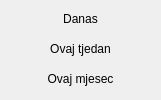
        <widget class="QWidget" name="scrollAreaWidgetContents_3">
         <property name="geometry">
          <rect>
           <x>0</x>
           <y>0</y>
           <width>161</width>
           <height>100</height>
          </rect>
         </property>
         <property name="sizePolicy">
          <sizepolicy hsizetype="Preferred" vsizetype="Maximum">
           <horstretch>0</horstretch>
           <verstretch>0</verstretch>
          </sizepolicy>
         </property>
         <layout class="QVBoxLayout" name="verticalLayout_7">
          <property name="spacing">
           <number>1</number>
          </property>
          <property name="leftMargin">
           <number>1</number>
          </property>
          <property name="topMargin">
           <number>1</number>
          </property>
          <property name="rightMargin">
           <number>1</number>
          </property>
          <property name="bottomMargin">
           <number>1</number>
          </property>
          <item>
           <widget class="QPushButton" name="pushButton_17">
            <property name="sizePolicy">
             <sizepolicy hsizetype="Minimum" vsizetype="Fixed">
              <horstretch>0</horstretch>
              <verstretch>0</verstretch>
             </sizepolicy>
            </property>
            <property name="text">
             <string>Danas</string>
            </property>
            <property name="icon">
             <iconset resource="../../resources/DonatForm.qrc">
              <normaloff>:/InDonat/Forms/images/dll-icon.jpg</normaloff>:/InDonat/Forms/images/dll-icon.jpg</iconset>
            </property>
            <property name="flat">
             <bool>true</bool>
            </property>
           </widget>
          </item>
          <item>
           <widget class="QPushButton" name="pushButton_19">
            <property name="text">
             <string>Ovaj tjedan</string>
            </property>
            <property name="icon">
             <iconset resource="../../resources/DonatForm.qrc">
              <normaloff>:/InDonat/Forms/images/dll-icon.jpg</normaloff>:/InDonat/Forms/images/dll-icon.jpg</iconset>
            </property>
            <property name="flat">
             <bool>true</bool>
            </property>
           </widget>
          </item>
          <item>
           <widget class="QPushButton" name="pushButton_16">
            <property name="text">
             <string>Ovaj mjesec</string>
            </property>
            <property name="icon">
             <iconset resource="../../resources/DonatForm.qrc">
              <normaloff>:/InDonat/Forms/images/dll-icon.jpg</normaloff>:/InDonat/Forms/images/dll-icon.jpg</iconset>
            </property>
            <property name="flat">
             <bool>true</bool>
            </property>
           </widget>
          </item>
         </layout>
        </widget>
